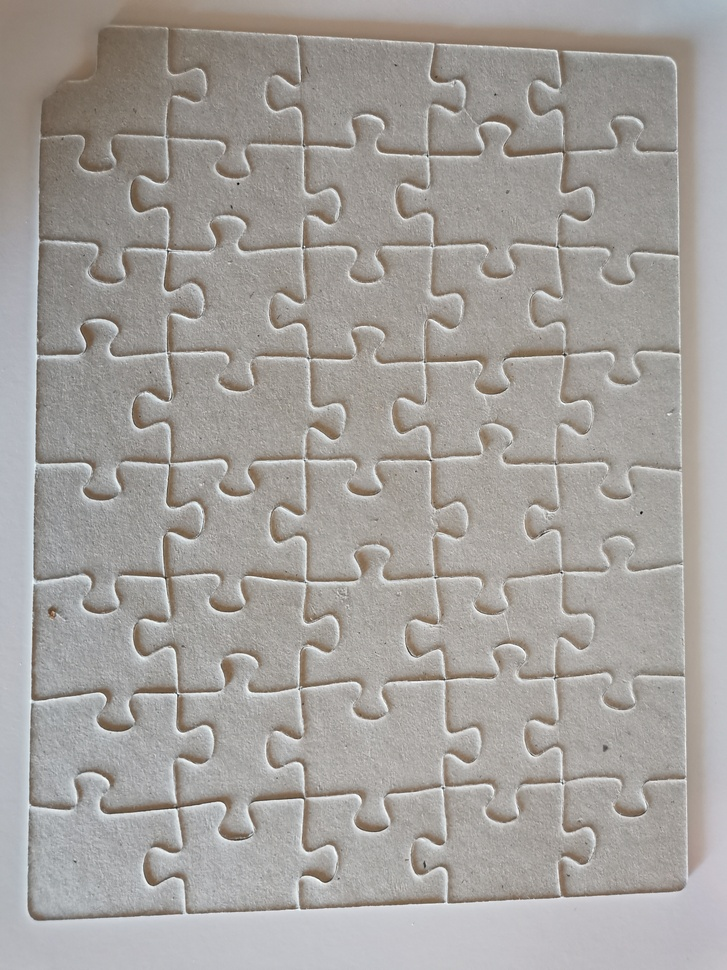
#> input picture puzzle_data/puzzle7_back.jpg, 727 x 970 px, shrunk from 2736 x 3648 before the run, found by its file name
$ python remove_background.py
#> lines starting #> are read from the running program, lines starting #| are printed output that depends on the picture; after the words box and inside, x2 and y2 are one past the last pixel; in counts of white or black regions, pixels touching at a corner belong together
import numpy as np
import cv2
from matplotlib import pyplot as plt

image = cv2.imread('./puzzle_data/puzzle7_back.jpg')
#> image is the input picture: shape (970, 727, 3); mean B, G, R 156.1, 159.9, 163.7
# Convert to graycsale
img_gray = cv2.cvtColor(image, cv2.COLOR_BGR2GRAY)
# Blur the image for better edge detection
img_blur = cv2.GaussianBlur(img_gray, (3,3), 0)

# convert to RGB
image = cv2.cvtColor(image, cv2.COLOR_BGR2RGB)
# convert to grayscale
gray = cv2.cvtColor(image, cv2.COLOR_RGB2GRAY)

# create binary image and apply morphology operator (closing)
ret, thresh = cv2.threshold(gray, 0, 255,cv2.THRESH_BINARY_INV +cv2.THRESH_OTSU)
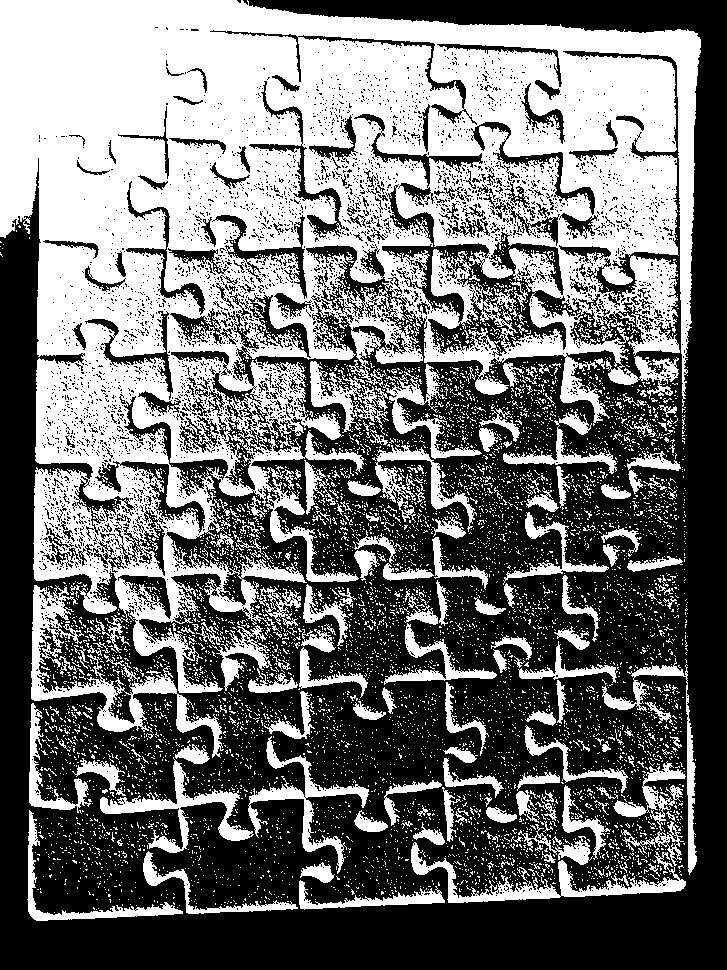
#> thresh: shape (970, 727); 44.5% white; 6892 white regions (6687 under 20 px), largest, box (x1, y1, x2, y2) and area: (0, 0, 701, 693) 231856, (31, 585, 224, 758) 5634, (411, 842, 686, 903) 3559
#> ret = 158
kernel = np.ones((3, 3), np.uint8)
closing = cv2.morphologyEx(thresh, cv2.MORPH_CLOSE,kernel, iterations = 15)
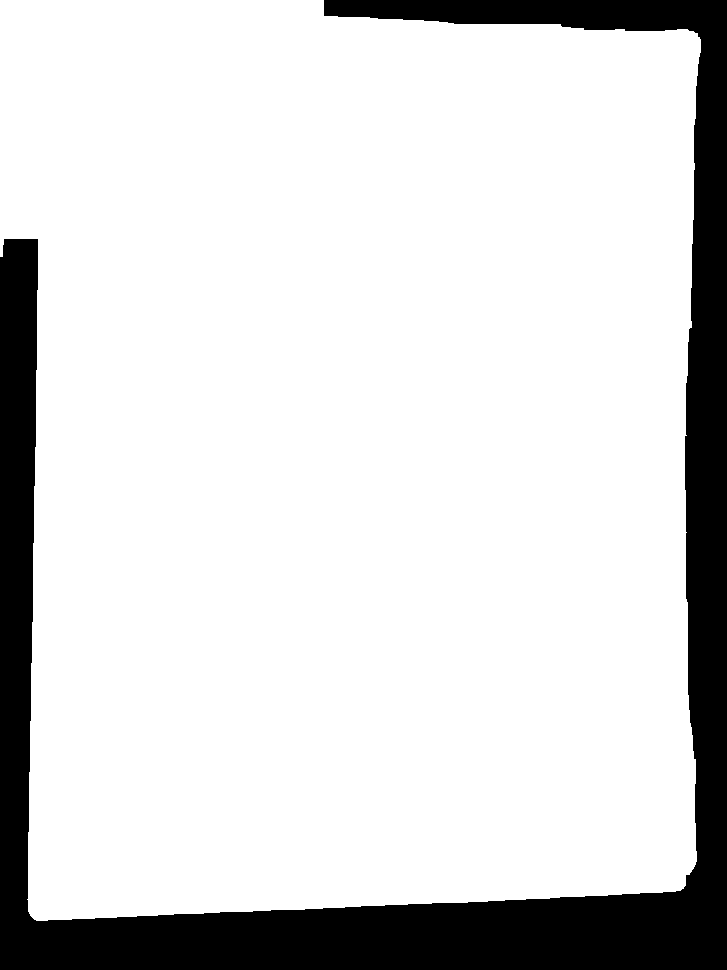
#> closing: shape (970, 727); 84.4% white; 1 black region, box (x1, y1, x2, y2) and area: (0, 0, 727, 970) 109749
bg = cv2.dilate(closing, kernel, iterations = 1)
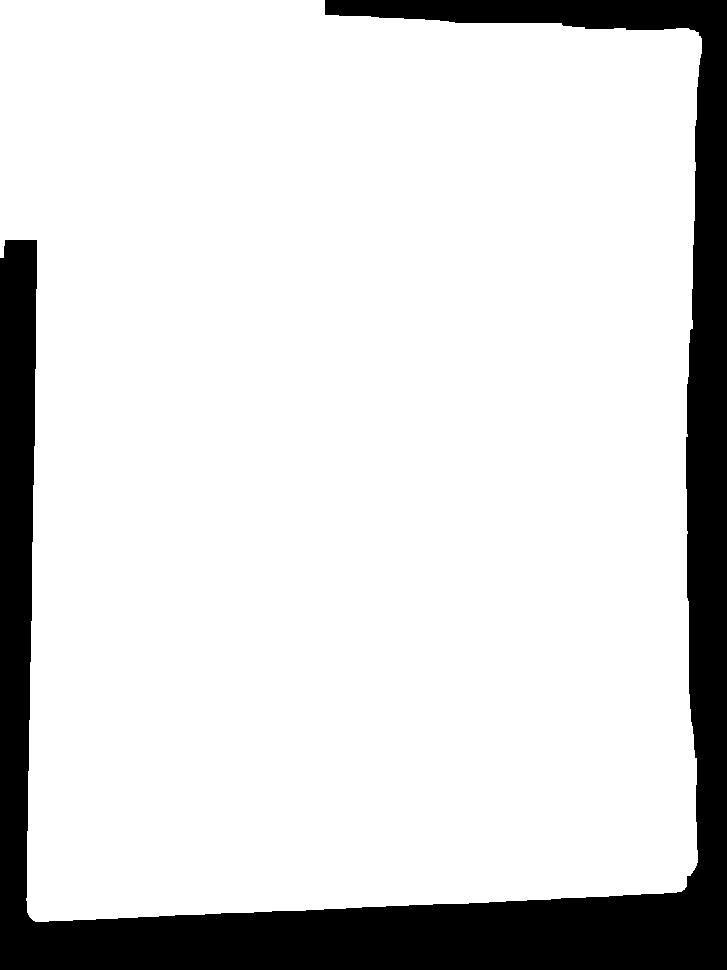
#> bg: shape (970, 727); 84.8% white; 1 black region, box (x1, y1, x2, y2) and area: (0, 0, 727, 970) 106987
dist_transform = cv2.distanceTransform(closing, cv2.DIST_L2, 0)
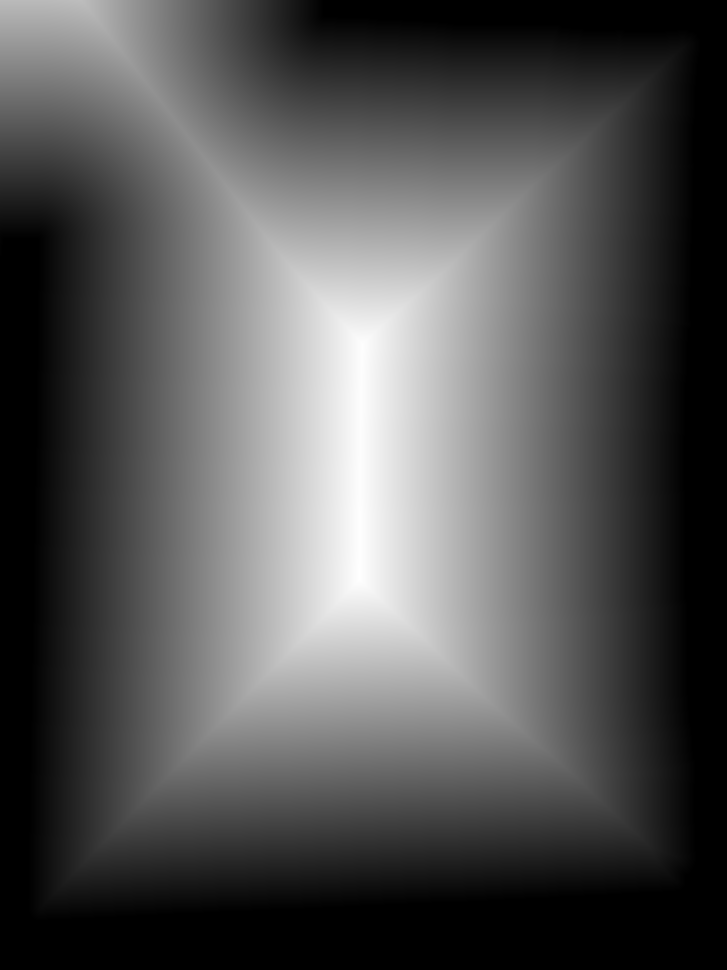
#> dist_transform: shape (970, 727) float32; min 0, max 327, mean 109; drawn with min black and max white
ret, fg = cv2.threshold(dist_transform, 0.02*dist_transform.max(), 255, 0)
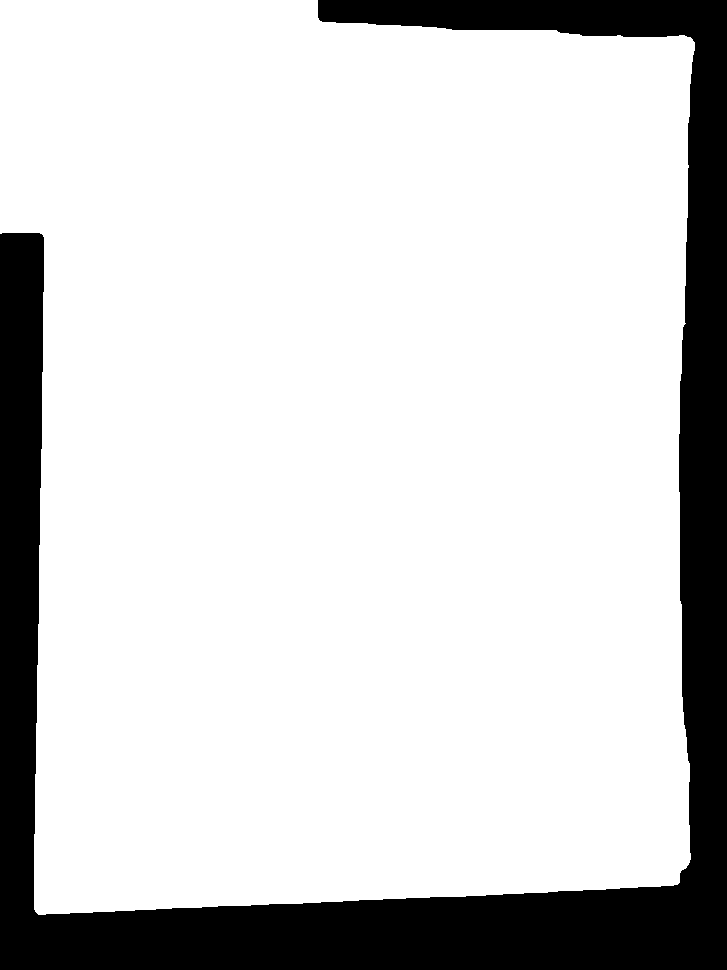
#> fg: shape (970, 727) float32; 82.2% white; 1 black region, box (x1, y1, x2, y2) and area: (0, 0, 727, 970) 125734
#> ret = 6.54
fg = fg.astype(np.uint8)
#> fg: shape (970, 727); 82.2% white; 1 black region

# find the contours from the thresholded image
contours, hierarchy = cv2.findContours(fg, cv2.RETR_TREE, cv2.CHAIN_APPROX_SIMPLE)
#> contours = 1 contour; box (x1, y1, x2, y2) and area: (0, 0, 695, 915) 577880
# draw all contours
mask = np.zeros_like(image)
image2 = cv2.drawContours(mask, contours, -1, (0, 255, 0), 10)
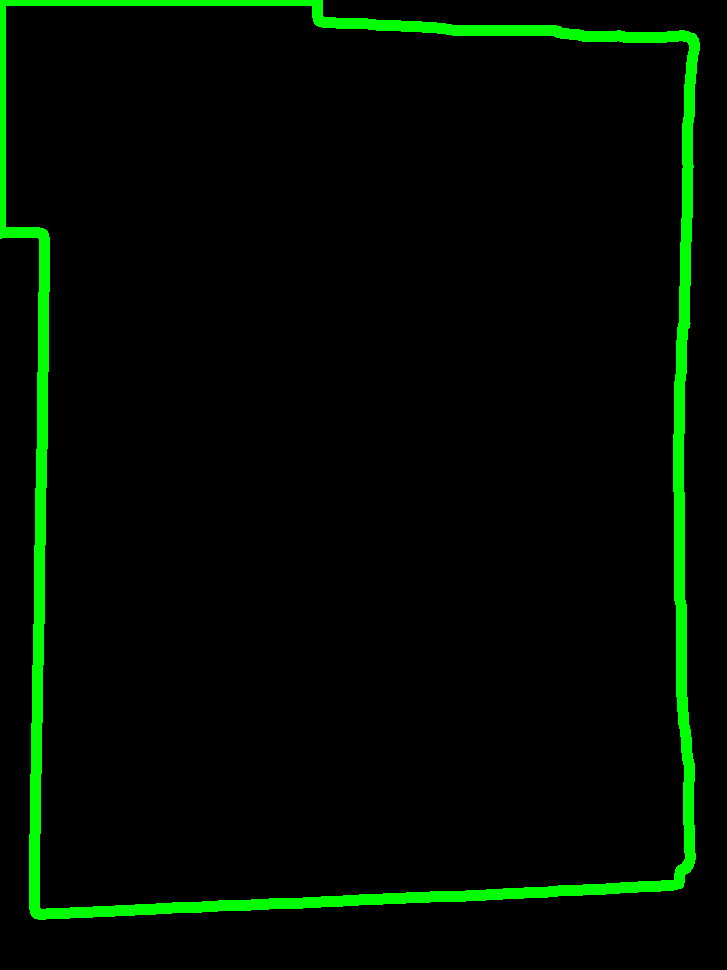
#> image2: shape (970, 727, 3); mean of channels 0, 1, 2 0, 11.6, 0; drawn as B, G, R

plt.imshow(image2)
plt.show()
